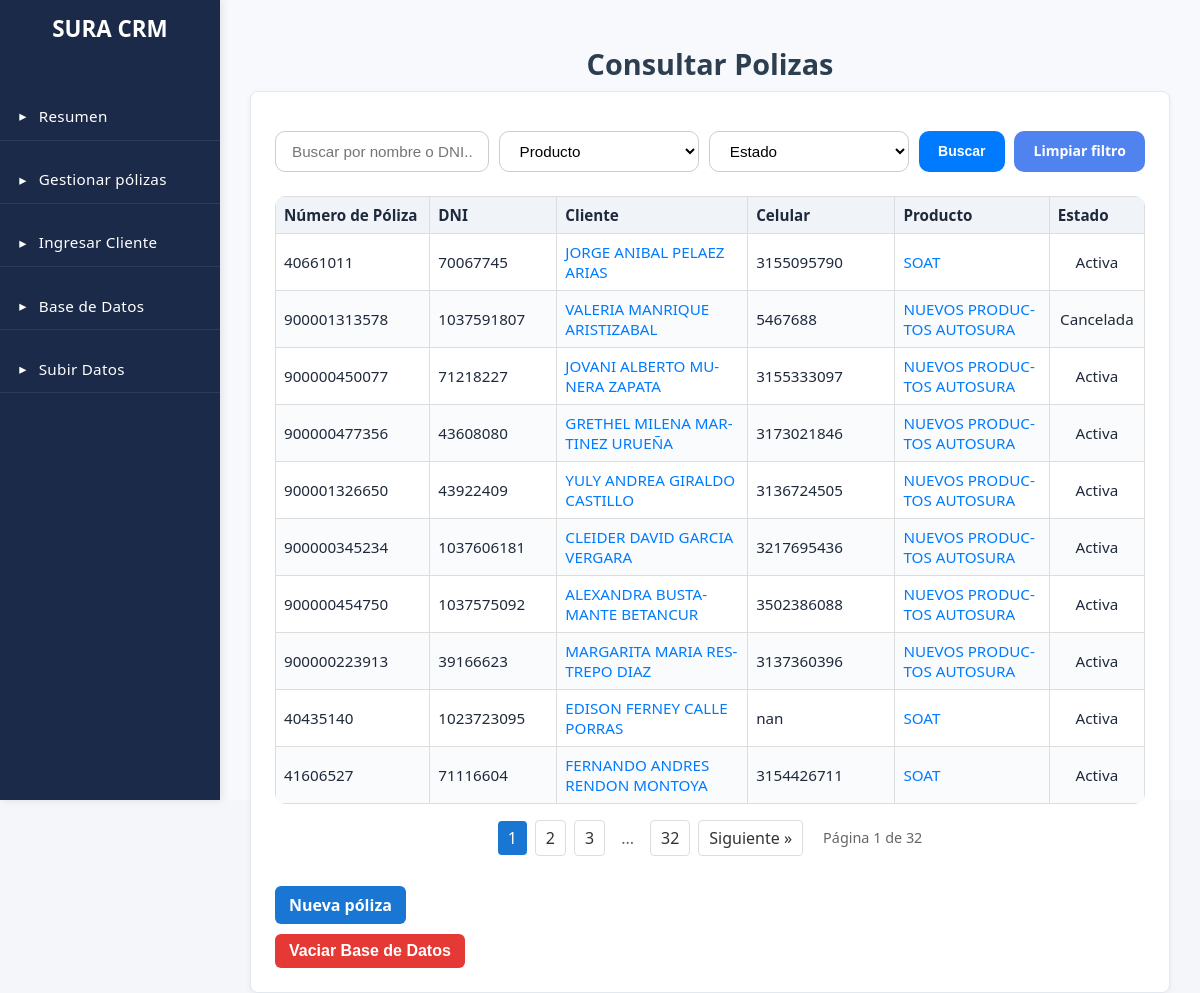
Before: /gestionar/ with the older database file.
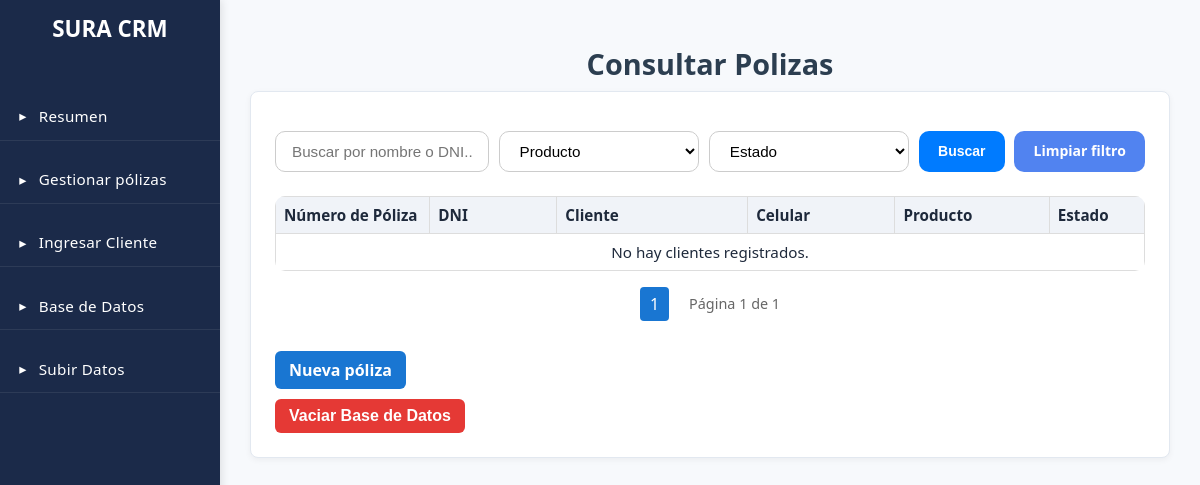
After: the same page with the newer database file.
### CRM/models.py (models this page shows)
class Polizas(models.Model):
    id = models.CharField(max_length=50, primary_key=True)
    id_producto = models.ForeignKey(Productos, on_delete=models.CASCADE)
    id_canal_venta = models.ForeignKey(Canal_venta, on_delete=models.CASCADE)
    id_tipo_poliza = models.ForeignKey(Tipo_Poliza, on_delete=models.CASCADE) # Hace referencia a la forma de pago
    dni_cliente = models.ForeignKey(Clientes, on_delete=models.CASCADE)
    id_estado = models.ForeignKey(Estado, on_delete=models.CASCADE)
    class Meta:
        db_table = "polizas"

class Clientes(models.Model):
    dni = models.CharField(max_length=50, primary_key=True)
    id_tipo_dni = models.ForeignKey(Tipo_DNI, on_delete=models.CASCADE)
    nombre = models.CharField(max_length=200)
    direccion = models.CharField(max_length=200, blank=True, null=True)
    id_ciudad = models.ForeignKey(Ciudades, on_delete=models.CASCADE)
    telefono = models.CharField(max_length=50, blank=True, null=True)
    celular = models.CharField(max_length=50)
    correo = models.EmailField(blank=True, null=True)
    cuenta_bancaria = models.CharField(max_length=100, blank=True, null=True)
    tipo_cuenta = models.ForeignKey(Tipo_cuenta, on_delete=models.CASCADE, blank=True, null=True)
    class Meta:
        db_table = "clientes"

class Productos(models.Model):
    id = models.AutoField(primary_key=True)
    descripcion = models.CharField(max_length=50, unique=True)
    class Meta:
        db_table = "productos"

class Estado(models.Model):
    id = models.AutoField(primary_key=True)
    descripcion = models.CharField(max_length=50, unique=True)
    class Meta:
        db_table = "estados"

### CRM/views.py (the view, shortened to what this page needs)
# urls.py: path('gestionar/', CRM.views.gestionar_clientes, name='gestionar_clientes'),
def gestionar_clientes(request):
    query = request.GET.get("q")
    producto_id = request.GET.get("producto")
    estado_id = request.GET.get("estado")
    polizas = Polizas.objects.select_related("id_producto", "id_canal_venta", "dni_cliente", "id_estado").all()
    if producto_id:
        polizas = polizas.filter(id_producto_id=producto_id)
    if estado_id:
        polizas = polizas.filter(id_estado_id=estado_id)
    page_number = request.GET.get("page", 1)
    paginator = Paginator(polizas, 10)  # 10 por página (ajusta)
    page_obj = paginator.get_page(page_number)
    datos_clientes = []
    seen = set()
    for pol in page_obj.object_list:
        dni_cliente = pol.dni_cliente.dni
        if dni_cliente in seen:
            continue
        seen.add(dni_cliente)
        polizas_cliente = [p for p in page_obj.object_list if p.dni_cliente.dni == dni_cliente]
        datos_clientes.append({
            "cliente": pol.dni_cliente,
            "polizas": polizas_cliente
        })
    return render(request, "consultar.html", {
        "datos_clientes": datos_clientes,
        "page_obj": page_obj,
        "query": query or "",
        "productos": Productos.objects.all(),
        "estados": Estado.objects.all(),
    })

### CRM/templates/consultar.html (shortened to what the changed rows need)
{% extends 'layout_panel.html' %}
{% load static %}
{% block content %}
    <div>
        <h2 class="titulo-seccion">Consultar Polizas</h2>
    </div>
<div class="card">
    <table class="tabla_clientes">
        <thead>
            <tr>
                <th class="col-header col-nro">Número de Póliza</th>
                <th class="col-header col-dni">DNI</th>
                <th class="col-header col-nom">Cliente</th>
                <th class="col-header col-cor">Celular</th>
                <th class="col-header col-prod">Producto</th>
                <th class="col-header col-vig">Estado</th>
            </tr>
        </thead>
        <tbody>
            {% if datos_clientes %}
                {% for item in datos_clientes %}
                    {% for poliza in item.polizas %}
                    <tr>
                        <td class="col-nro">{{ poliza.id }}</td>
                        <td class="col-dni">{{ item.cliente.dni }}</td>
                        <td class="col-nom">
                            <a href="{% url 'detalle_cliente' item.cliente.dni %}" class="cliente-link">
                                {{ item.cliente.nombre }}
                            </a>
                        </td>
                        <td class="col-cor">{{ item.cliente.celular|default:"-"|floatformat:0 }}</td>
                        <td class="col-prod">
                            <a href="{% url 'detalle_poliza' poliza.id %}" class="cliente-link">
                                {{ poliza.id_producto.descripcion }}
                            </a>
                        </td>
                        <td class="col-vig" style="">
                            {{ poliza.id_estado.descripcion }}
                        </td>
                    </tr>
                    {% endfor %}
                {% endfor %}
            {% else %}
                <tr>
                    <td colspan="6" style="text-align:center;">No hay clientes registrados.</td>
                </tr>
            {% endif %}
        </tbody>
    </table>
    <div class="pagination-container">
        <div class="pagination">
            {% for p in page_obj.paginator.page_range %}
                {% if p >= page_obj.number|add:-2 and p <= page_obj.number|add:2 %}
                    {% if p == page_obj.number %}
                        <span class="page current">{{ p }}</span>
                    {% else %}
                        <a class="page-link" href="?page={{ p }}">{{ p }}</a>
                    {% endif %}
                {% elif p == 1 or p == page_obj.paginator.num_pages %}
                    <a class="page-link" href="?page={{ p }}">{{ p }}</a>
                {% elif p == 2 and page_obj.number > 4 %}
                    <span class="dots">...</span>
                {% elif p == page_obj.paginator.num_pages|add:-1 and page_obj.number < page_obj.paginator.num_pages|add:-3 %}
                    <span class="dots">...</span>
                {% endif %}
            {% endfor %}
            {% if page_obj.has_next %}
                <a class="page-link next" href="?page={{ page_obj.next_page_number }}">Siguiente »</a>
            {% endif %}
            <span class="page-info">Página {{ page_obj.number }} de {{ page_obj.paginator.num_pages }}</span>
        </div>
    </div>
{% endblock %}

Changed rows visible on the page:
removed Clientes: cliente.dni "70067745", cliente.nombre "JORGE ANIBAL PELAEZ ARIAS", cliente.celular "3155095790"
removed Polizas: id "40661011", id_producto.descripcion "SOAT", id_estado.descripcion "Activa"
removed Clientes: cliente.dni "1037591807", cliente.nombre "VALERIA MANRIQUE ARISTIZABAL", cliente.celular "5467688"
removed Polizas: id "900001313578", id_producto.descripcion "NUEVOS PRODUCTOS AUTOSURA", id_estado.descripcion "Cancelada"
removed Clientes: cliente.dni "71218227", cliente.nombre "JOVANI ALBERTO MUNERA ZAPATA", cliente.celular "3155333097"
removed Polizas: id "900000450077", id_producto.descripcion "NUEVOS PRODUCTOS AUTOSURA", id_estado.descripcion "Activa"
removed Clientes: cliente.dni "43608080", cliente.nombre "GRETHEL MILENA MARTINEZ URUEÑA", cliente.celular "3173021846"
removed Polizas: id "900000477356", id_producto.descripcion "NUEVOS PRODUCTOS AUTOSURA", id_estado.descripcion "Activa"
removed Clientes: cliente.dni "43922409", cliente.nombre "YULY ANDREA GIRALDO CASTILLO", cliente.celular "3136724505"
removed Polizas: id "900001326650", id_producto.descripcion "NUEVOS PRODUCTOS AUTOSURA", id_estado.descripcion "Activa"
removed Clientes: cliente.dni "1037606181", cliente.nombre "CLEIDER DAVID GARCIA VERGARA", cliente.celular "3217695436"
removed Polizas: id "900000345234", id_producto.descripcion "NUEVOS PRODUCTOS AUTOSURA", id_estado.descripcion "Activa"
removed Clientes: cliente.dni "1037575092", cliente.nombre "ALEXANDRA BUSTAMANTE BETANCUR", cliente.celular "3502386088"
removed Polizas: id "900000454750", id_producto.descripcion "NUEVOS PRODUCTOS AUTOSURA", id_estado.descripcion "Activa"
removed Clientes: cliente.dni "39166623", cliente.nombre "MARGARITA MARIA RESTREPO DIAZ", cliente.celular "3137360396"
removed Polizas: id "900000223913", id_producto.descripcion "NUEVOS PRODUCTOS AUTOSURA", id_estado.descripcion "Activa"
removed Clientes: cliente.dni "1023723095", cliente.nombre "EDISON FERNEY CALLE PORRAS", cliente.celular "nan"
removed Polizas: id "40435140", id_producto.descripcion "SOAT", id_estado.descripcion "Activa"
removed Clientes: cliente.dni "71116604", cliente.nombre "FERNANDO ANDRES RENDON MONTOYA", cliente.celular "3154426711"
removed Polizas: id "41606527", id_producto.descripcion "SOAT", id_estado.descripcion "Activa"
Other visible differences:
{{ page_obj.paginator.num_pages }}: "32" → "1"
text no longer shown: "Siguiente »"
text now shown: "No hay clientes registrados."
list line gone: "2"
list line gone: "3"
list line gone: "32"
